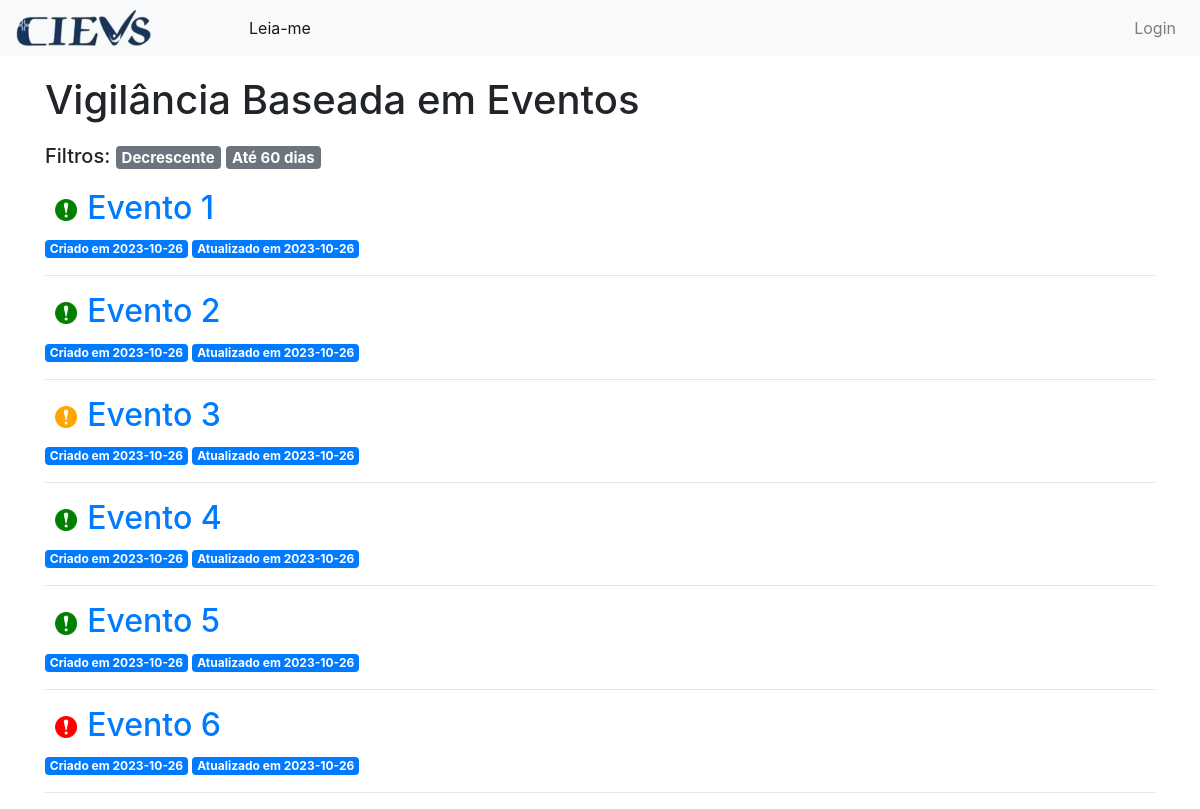
Before: / with the older database file.
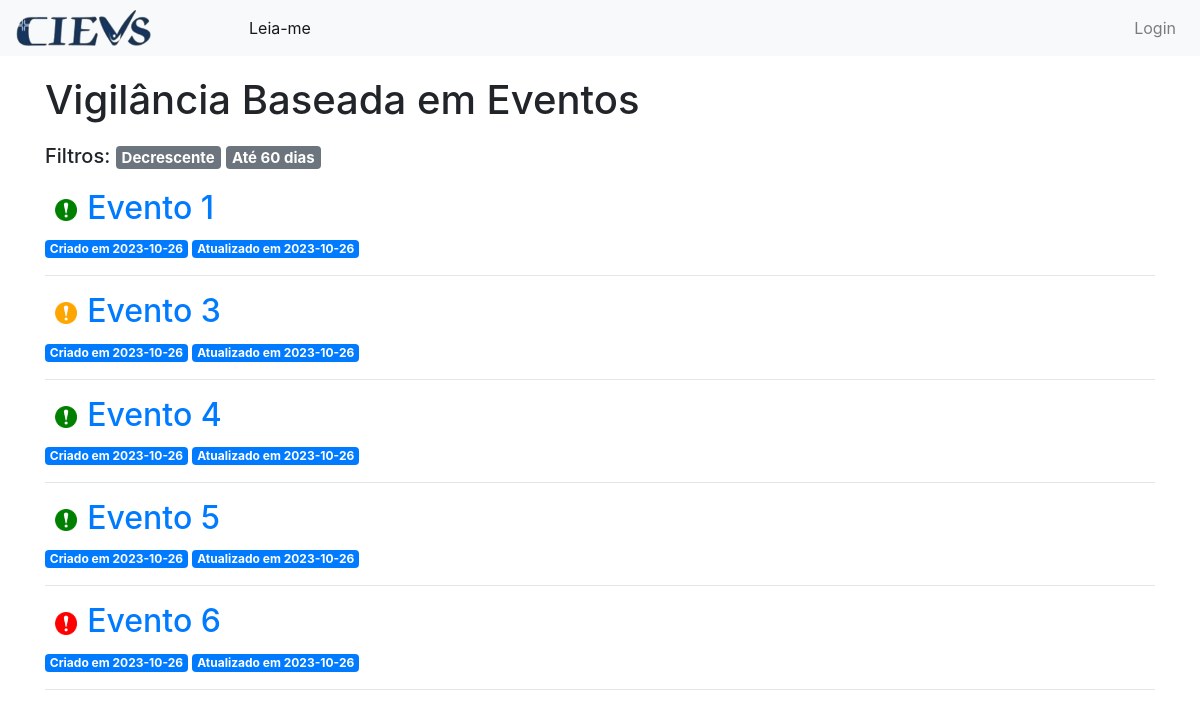
After: the same page with the newer database file.
### tables this page shows
CREATE TABLE posts (
  id INTEGER PRIMARY KEY AUTOINCREMENT,
  created DATE,
  updated DATE,
  title VARCHAR NOT NULL,
  links VARCHAR NOT NULL,
  details TEXT NOT NULL,
  status_evento VARCHAR NOT NULL, 
  clipping BOOLEAN,
  cme BOOLEAN,
  data_insercao_no_clipping DATE, 
  ultima_data_no_clipping DATE, 
  data_inicio_monitoramento_no_cme DATE, 
  data_encerramento_do_monitaramento DATE, 
  ultima_avaliacao_risco VARCHAR,
  compartilhamento_da_informacao BOOLEAN 
);

### app.py (the view)
@app.route('/')
def index():
    conn = get_db_connection()
    if request.args.get('ordered') == '60':
        posts = conn.execute('SELECT * FROM posts WHERE julianday("now") - julianday(created) <= 60 ORDER BY created desc').fetchall()
        ordered = '60'
    if request.args.get('ordered') == 'desc':
        posts = conn.execute('SELECT * FROM posts ORDER BY created desc').fetchall()
        ordered = 'desc'
    else:
        posts = conn.execute('SELECT * FROM posts').fetchall()
        ordered = ''
    conn.close()
    return render_template('index.html', posts = posts, ordered = ordered)

### app.py (called while the page is built)
def get_db_connection():
    conn = sqlite3.connect('database.db')
    conn.row_factory = sqlite3.Row
    return conn

@app.before_request
def load_logged_in_user():
    user_id = session.get('user_id')
    if user_id is None:
        g.user = None
    else:
        g.user = get_db_connection().execute(
            'SELECT * FROM user WHERE id = ?', (user_id,)
        ).fetchone()

### templates/index.html (shortened to what this page needs)
{% extends 'base.html' %}
{% block content %}
    <h1 id="h1-index">{% block title %} Vigilância Baseada em Eventos {% endblock %}</h1>
    <h5 id="h5-index">Filtros:
        {% if ordered == '' %}
        <a href="{{ url_for('index', ordered='desc')}}"><span class="badge badge-secondary">Decrescente</span> </a>
        <a href="{{ url_for('index', ordered='60')}}"><span class="badge badge-secondary">Até 60 dias</span> </a>
        {% elif ordered == '60' %}
        <a href="{{ url_for('index')}}"><span class="badge badge-secondary">Crescente</span></a>
        <a href="{{ url_for('index', ordered='desc')}}"><span class="badge badge-secondary">Decrescente</span></a>
        {% else %}
        <a href="{{ url_for('index')}}"><span class="badge badge-secondary">Crescente</span></a>
        <a href="{{ url_for('index', ordered='60')}}"><span class="badge badge-secondary">Até 60 dias</span></a>
        {% endif %}
    </h5>
        {% for post in posts %}
        {% if post['ultima_avaliacao_risco'] == 'Alto' or post['ultima_avaliacao_risco'] == 'Muito Alto' %}
        <img src="../static/img/red_alert.png" class="img-alert">
        {% elif post['ultima_avaliacao_risco'] == 'Moderado' %}
        <img src="../static/img/yellow_alert.png" class="img-alert">
        {% else %}
        <img src="../static/img/green_alert.png" class="img-alert">
        {% endif %}
        <a href="{{ url_for('post', post_id=post['id']) }}">
            <h2>{{ post['title'] }}</h2>
        </a>
        <span class="badge badge-primary">Criado em {{ post['created'] }}</span>
        <span class="badge badge-primary">Atualizado em {{ post['updated'] }}</span>
        <hr>
        {% endfor %}
{% endblock %}

Changed rows visible on the page:
removed posts: title "Evento 2", created "2023-10-26", updated "2023-10-26"
